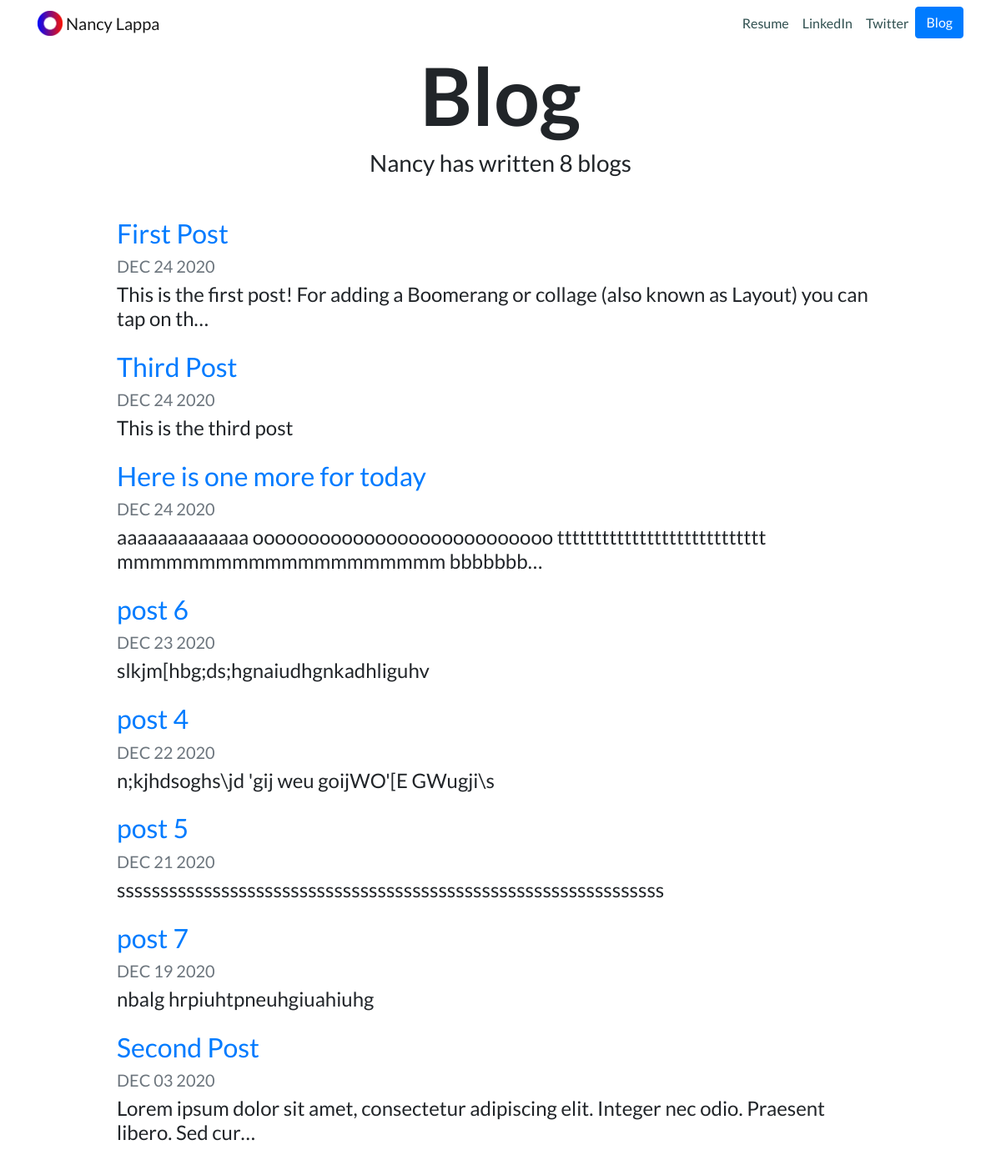
Screenshot of /blog/ with the database file from the repository.
### blog/models.py (models this page shows, shortened)
class Post(models.Model):
    title = models.CharField(max_length=200)
    date = models.DateField()
    description = models.TextField()

### blog/views.py (the view)
# urls.py: path('', views.all_blogs, name='all_blogs'),
def all_blogs(request):
    posts = Post.objects.order_by('-date')#[:5] #fernei mono 5
    return render(request, 'blog/all_blogs.html', {'posts': posts})

### blog/templates/blog/all_blogs.html
{% extends "portfolio/base.html" %}
{% load static %}
{% block content %}
<h1 id="blogtitle" class="font-weight-bold text-center">Blog</h1>
<h3 class="text-center mb-5">Nancy has written {{ posts.count }} blog{{ posts.count|pluralize }}</h3>
{% for post in posts %}
<div class="row justify-content-center my-3">
  <div class="col-md-10">
    <a href="{% url 'blog:detail' post.id %}">
      <h2>{{ post.title }}</h2>
    </a>
    <h5 class="text-muted">{{ post.date|date:'M d Y'|upper }}</h5>
    <h4>{{ post.description|striptags|truncatechars:100 }}</h4>
  </div>
</div>
{% endfor %}
{% endblock %}

### portfolio/templates/portfolio/base.html (shortened to what this page needs)
{% load static %}
<!doctype html>
<html lang="en">
<head>
  <link rel="stylesheet" href="https://stackpath.bootstrapcdn.com/bootstrap/4.4.1/css/bootstrap.min.css">
  <link rel="stylesheet" href="{% static "portfolio/custom.css" %}">
</head>
<body>
  <nav id="topNav" class="navbar navbar-expand-md navbar-light">
    <div class="container">
      <a class="navbar-brand" href="{% url 'home' %}">
        <img src="{% static "portfolio/Logo.png" %}" width="30" height="30" class="d-inline-block align-top" alt="Nancy's Logo">
        <span>Nancy Lappa</span>
      </a>
      <div class="collapse navbar-collapse text-center" id="navbarNav">
        <ul class="navbar-nav ml-auto">
          <li class="nav-item">
            <a class="nav-link" href="{% static "portfolio/resume.pdf" %}">Resume</a>
          </li>
          <li class="nav-item">
            <a class="nav-link" href="https://www.linkedin.com/in/nancy-lappa" target="_blank">LinkedIn</a>
          </li>
          <li class="nav-item">
            <a class="nav-link" href="https://twitter.com/ZappyCode" target="_blank">Twitter</a>
          </li>
          <li>
            <a role="button" href="{% url 'blog:all_blogs' %}" class="btn btn-primary">Blog</a>
          </li>
        </ul>
      </div>
    </div>
  </nav>
  <div class="container">
    {% block content %}{% endblock %}
  </div>
</body>
</html>

### portfolio/static/portfolio/custom.css (style rules this page uses)
.navbar-nav .nav-link { color: darkslategray !important; }
body { font-family: 'Lato', sans-serif; }
#blogtitle { font-size: 6rem; }

### rows the page displays
Post: title "First Post", date "DEC 24 2020", description "This is the first post! For adding a Boomerang or collage (also known as Layout) you can tap on th…"
Post: title "Third Post", date "DEC 24 2020", description "This is the third post"
Post: title "Here is one more for today", date "DEC 24 2020", description "aaaaaaaaaaaaa ooooooooooooooooooooooooooo tttttttttttttttttttttttttttt mmmmmmmmmmmmmmmmmmmm bbbbbbb…"
Post: title "post 6", date "DEC 23 2020", description "slkjm[hbg;ds;hgnaiudhgnkadhliguhv"
Post: title "post 4", date "DEC 22 2020", description "n;kjhdsoghs\\jd 'gij weu goijWO'[E GWugji\\s"
Post: title "post 5", date "DEC 21 2020", description "sssssssssssssssssssssssssssssssssssssssssssssssssssssssssssssss"
Post: title "post 7", date "DEC 19 2020", description "nbalg hrpiuhtpneuhgiuahiuhg"
Post: title "Second Post", date "DEC 03 2020", description "Lorem ipsum dolor sit amet, consectetur adipiscing elit. Integer nec odio. Praesent libero. Sed cur…"

### other values shown
{{ posts.count }} "8"
